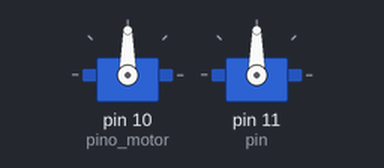
Bench run of a sketch on a simulated Arduino Uno, built with avr-gcc and run on an emulated ATmega328P. Parts: 2 × servo.

Above: at 0.1 s.
At 3.1 s:
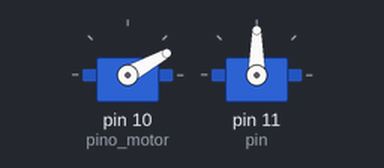
At 6.1 s:
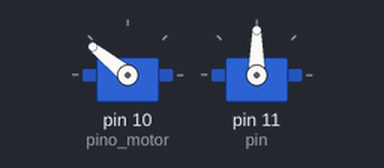
At 9.1 s:
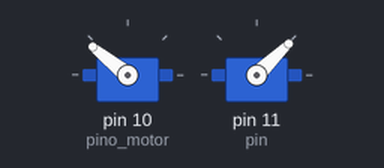
Timing chart, 0 to 10.6 s (numbered marks = the images above):
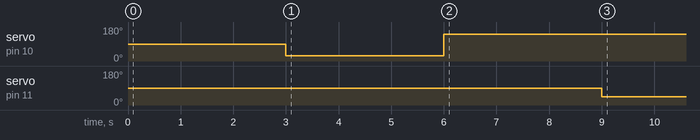

Measured:
- by itself, servo on pin 11 (pin): 90° → 44° at 9.0 s

The sketch:

versao_2.ino
```cpp
#include <Servo.h>

Servo ESC;
Servo BESC;

//Pino de controle do motor
int pino_motor = 10;
int pin = 11;

#define     sensor      2
#define     baud        9600

void setup()
{

    Serial.begin(baud);                               //Serial configurado para 9600 baud rate
    ESC.attach(pino_motor);
    BESC.attach(pin);
    Serial.begin(baud);

    delay(3000);

    ESC.writeMicroseconds(840);                       //Pulso mínimo para calibrar o ESC
    delay(3000);

    ESC.writeMicroseconds(2000);                      //Pulso máximo para calibrar a ESC
    delay(3000);

    ESC.writeMicroseconds(840);

}

unsigned long w;
unsigned long z;
int a;

void loop()
{
  ESC.writeMicroseconds(2000);
  BESC.writeMicroseconds(1000);
  //char digitado[4] = {' ', ' ', ' ', ' '};

  //while(!Serial.available());
  //Serial.readBytesUntil('\n', digitado, 4);
  //int largura  = atoi(digitado);
  //Serial.print("\nLargura de pulso: ");
  //Serial.println(largura);
  //ESC.writeMicroseconds(largura);
  //Recebimento de d

  }
```
